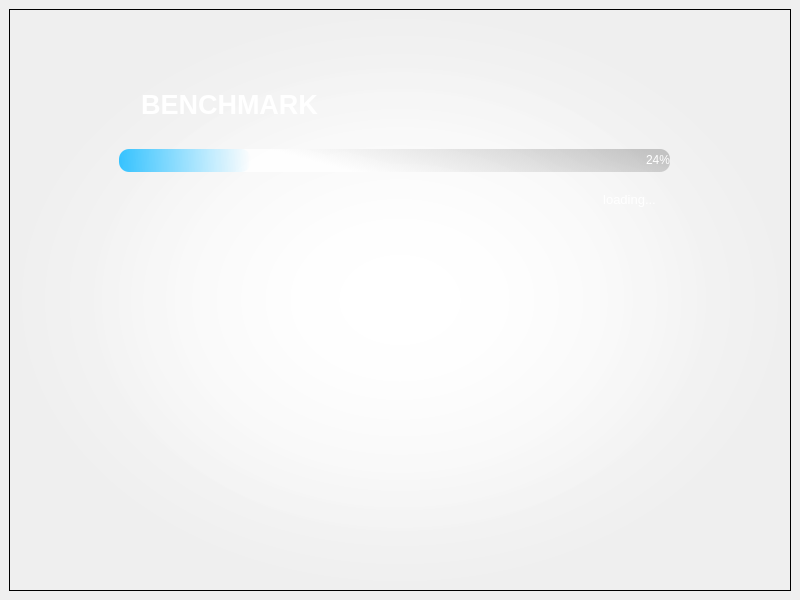
<?xml version="1.0" encoding="UTF-8"?>
<ui version="4.0">
 <class>Splashscreen</class>
 <widget class="QMainWindow" name="Splashscreen">
  <property name="geometry">
   <rect>
    <x>0</x>
    <y>0</y>
    <width>800</width>
    <height>600</height>
   </rect>
  </property>
  <property name="windowTitle">
   <string>MainWindow</string>
  </property>
  <widget class="QWidget" name="centralwidget">
   <layout class="QVBoxLayout" name="verticalLayout">
    <item>
     <widget class="QFrame" name="splashframe">
      <property name="font">
       <font>
        <family>Microsoft YaHei UI Light</family>
       </font>
      </property>
      <property name="styleSheet">
       <string notr="true">background-color: qradialgradient(spread:pad, cx:0.5, cy:0.5, radius:0.5, fx:0.5, fy:0.5, stop:0 rgba(255, 255, 255, 255), stop:1 rgba(0, 0, 0, 0));</string>
      </property>
      <property name="frameShape">
       <enum>QFrame::StyledPanel</enum>
      </property>
      <property name="frameShadow">
       <enum>QFrame::Raised</enum>
      </property>
      <widget class="QLabel" name="label">
       <property name="geometry">
        <rect>
         <x>-170</x>
         <y>40</y>
         <width>781</width>
         <height>111</height>
        </rect>
       </property>
       <property name="font">
        <font>
         <family>Segoe UI</family>
         <pointsize>20</pointsize>
         <weight>75</weight>
         <bold>true</bold>
        </font>
       </property>
       <property name="styleSheet">
        <string notr="true">background-color: rgba(255, 255, 255, 0);
color: rgb(255, 255, 255);</string>
       </property>
       <property name="text">
        <string>BENCHMARK</string>
       </property>
       <property name="alignment">
        <set>Qt::AlignCenter</set>
       </property>
      </widget>
      <widget class="QProgressBar" name="progressBar">
       <property name="geometry">
        <rect>
         <x>110</x>
         <y>140</y>
         <width>551</width>
         <height>23</height>
        </rect>
       </property>
       <property name="font">
        <font>
         <family>Segoe UI</family>
        </font>
       </property>
       <property name="styleSheet">
        <string notr="true">QProgressBar{
	
	
	
	background-color: qlineargradient(spread:pad, x1:1, y1:0.335, x2:0.338, y2:0.437682, stop:0 rgba(0, 0, 0, 50), stop:1 rgba(255, 255, 255, 207));
	border-radius: 10px;
	text-align: right;
	
	color: rgb(255, 255, 255);
}
QProgressBar::chunk {
	border-radius: 10px;
	
	
	background-color: qlineargradient(spread:pad, x1:0, y1:0.369, x2:1, y2:0.364, stop:0 rgba(0, 179, 255, 200), stop:1 rgba(255, 255, 255, 20));
}</string>
       </property>
       <property name="value">
        <number>24</number>
       </property>
      </widget>
      <widget class="QLabel" name="label_2">
       <property name="geometry">
        <rect>
         <x>230</x>
         <y>180</y>
         <width>781</width>
         <height>20</height>
        </rect>
       </property>
       <property name="font">
        <font>
         <family>Segoe UI</family>
         <pointsize>10</pointsize>
        </font>
       </property>
       <property name="styleSheet">
        <string notr="true">color: rgb(255, 255, 255);
background-color: rgba(255, 255, 255, 0);</string>
       </property>
       <property name="text">
        <string>loading...</string>
       </property>
       <property name="alignment">
        <set>Qt::AlignCenter</set>
       </property>
      </widget>
      <widget class="QLabel" name="logoImage">
       <property name="geometry">
        <rect>
         <x>80</x>
         <y>50</y>
         <width>621</width>
         <height>481</height>
        </rect>
       </property>
       <property name="text">
        <string/>
       </property>
       <property name="pixmap">
        <pixmap>assets/logoImage.png</pixmap>
       </property>
      </widget>
      <zorder>logoImage</zorder>
      <zorder>label</zorder>
      <zorder>progressBar</zorder>
      <zorder>label_2</zorder>
     </widget>
    </item>
   </layout>
  </widget>
 </widget>
 <resources>
  <include location="../../Downloads/2แก้.qrc"/>
  <include location="../../Downloads/logo.qrc"/>
 </resources>
 <connections/>
</ui>
